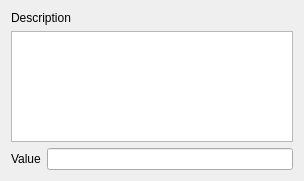
<?xml version="1.0" encoding="UTF-8"?>
<ui version="4.0">
 <class>FrmNodeBrowser</class>
 <widget class="QWidget" name="FrmNodeBrowser">
  <property name="enabled">
   <bool>true</bool>
  </property>
  <property name="geometry">
   <rect>
    <x>0</x>
    <y>0</y>
    <width>304</width>
    <height>181</height>
   </rect>
  </property>
  <property name="sizePolicy">
   <sizepolicy hsizetype="Preferred" vsizetype="Preferred">
    <horstretch>0</horstretch>
    <verstretch>0</verstretch>
   </sizepolicy>
  </property>
  <property name="windowTitle">
   <string>Node Browser</string>
  </property>
  <layout class="QVBoxLayout" name="verticalLayout">
   <item>
    <widget class="QLabel" name="textLabel2">
     <property name="text">
      <string>Description</string>
     </property>
     <property name="wordWrap">
      <bool>false</bool>
     </property>
    </widget>
   </item>
   <item>
    <widget class="QTextBrowser" name="m_txtDesc">
     <property name="focusPolicy">
      <enum>Qt::NoFocus</enum>
     </property>
     <property name="openLinks">
      <bool>false</bool>
     </property>
    </widget>
   </item>
   <item>
    <layout class="QHBoxLayout">
     <item>
      <widget class="QLabel" name="textLabel1">
       <property name="text">
        <string>Value</string>
       </property>
       <property name="wordWrap">
        <bool>false</bool>
       </property>
      </widget>
     </item>
     <item>
      <widget class="QLineEdit" name="m_edValue">
       <property name="enabled">
        <bool>true</bool>
       </property>
      </widget>
     </item>
    </layout>
   </item>
  </layout>
 </widget>
 <layoutdefault spacing="6" margin="11"/>
 <pixmapfunction>qPixmapFromMimeSource</pixmapfunction>
 <tabstops>
  <tabstop>m_txtDesc</tabstop>
  <tabstop>m_edValue</tabstop>
 </tabstops>
 <resources/>
 <connections/>
</ui>
